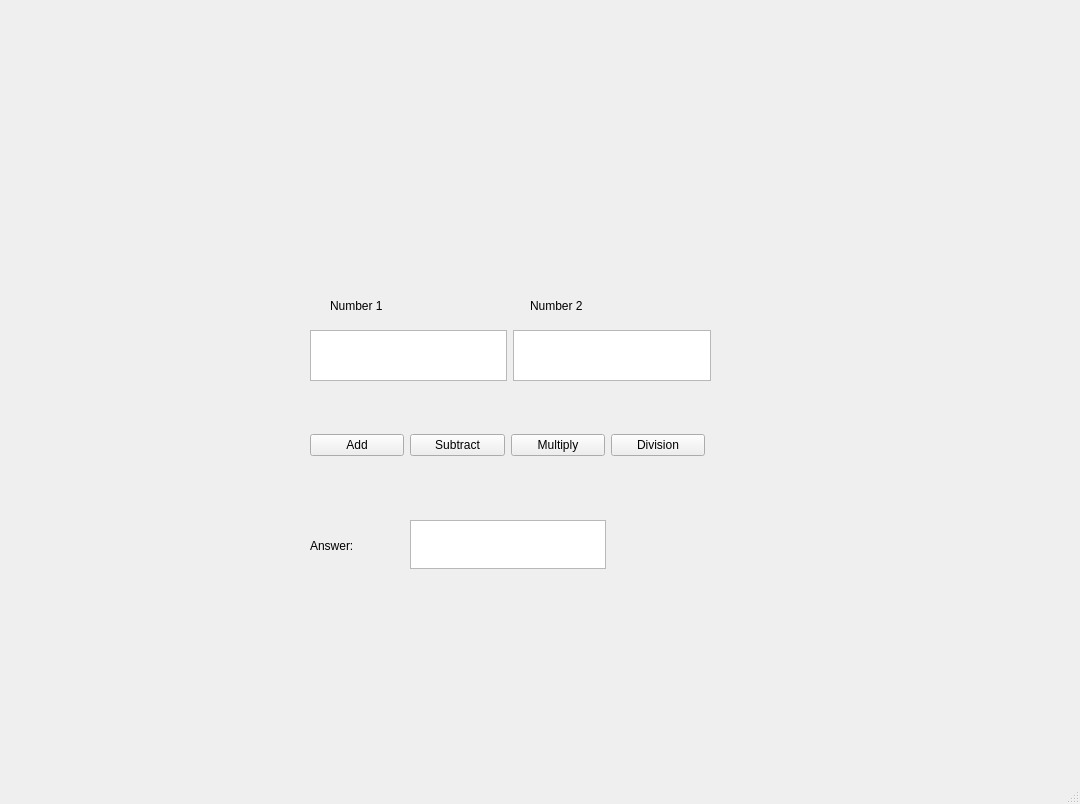
<?xml version="1.0" encoding="UTF-8"?>
<ui version="4.0">
 <class>MainWindow</class>
 <widget class="QMainWindow" name="MainWindow">
  <property name="geometry">
   <rect>
    <x>0</x>
    <y>0</y>
    <width>1080</width>
    <height>804</height>
   </rect>
  </property>
  <property name="windowTitle">
   <string>MainWindow</string>
  </property>
  <widget class="QWidget" name="centralwidget">
   <widget class="QTextEdit" name="answer">
    <property name="geometry">
     <rect>
      <x>410</x>
      <y>520</y>
      <width>196</width>
      <height>49</height>
     </rect>
    </property>
   </widget>
   <widget class="QLabel" name="label">
    <property name="geometry">
     <rect>
      <x>330</x>
      <y>290</y>
      <width>121</width>
      <height>31</height>
     </rect>
    </property>
    <property name="text">
     <string>Number 1</string>
    </property>
   </widget>
   <widget class="QLabel" name="label_2">
    <property name="geometry">
     <rect>
      <x>530</x>
      <y>290</y>
      <width>121</width>
      <height>31</height>
     </rect>
    </property>
    <property name="text">
     <string>Number 2</string>
    </property>
   </widget>
   <widget class="QLabel" name="label_3">
    <property name="geometry">
     <rect>
      <x>310</x>
      <y>530</y>
      <width>121</width>
      <height>31</height>
     </rect>
    </property>
    <property name="text">
     <string>Answer:</string>
    </property>
   </widget>
   <widget class="QWidget" name="">
    <property name="geometry">
     <rect>
      <x>310</x>
      <y>430</y>
      <width>395</width>
      <height>30</height>
     </rect>
    </property>
    <layout class="QHBoxLayout" name="horizontalLayout">
     <item>
      <widget class="QPushButton" name="addNumbers">
       <property name="text">
        <string>Add</string>
       </property>
      </widget>
     </item>
     <item>
      <widget class="QPushButton" name="subNumbers">
       <property name="text">
        <string>Subtract</string>
       </property>
      </widget>
     </item>
     <item>
      <widget class="QPushButton" name="mulNumbers">
       <property name="text">
        <string>Multiply</string>
       </property>
      </widget>
     </item>
     <item>
      <widget class="QPushButton" name="divNumbers">
       <property name="text">
        <string>Division</string>
       </property>
      </widget>
     </item>
    </layout>
   </widget>
   <widget class="QWidget" name="">
    <property name="geometry">
     <rect>
      <x>310</x>
      <y>330</y>
      <width>401</width>
      <height>51</height>
     </rect>
    </property>
    <layout class="QHBoxLayout" name="horizontalLayout_2">
     <item>
      <widget class="QTextEdit" name="number1"/>
     </item>
     <item>
      <widget class="QTextEdit" name="number2"/>
     </item>
    </layout>
   </widget>
  </widget>
  <widget class="QMenuBar" name="menubar">
   <property name="geometry">
    <rect>
     <x>0</x>
     <y>0</y>
     <width>1080</width>
     <height>26</height>
    </rect>
   </property>
  </widget>
  <widget class="QStatusBar" name="statusbar"/>
 </widget>
 <resources/>
 <connections/>
</ui>
